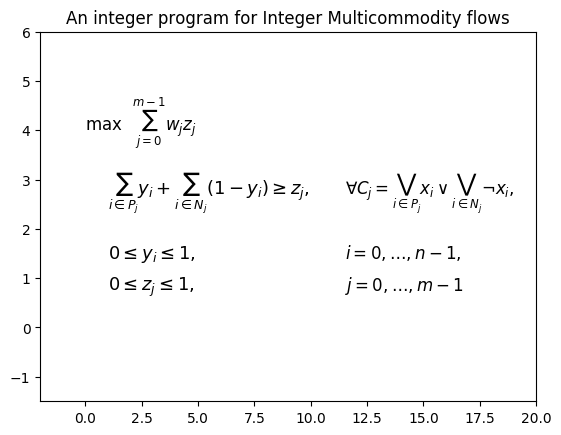

This figure's Python source:
import matplotlib.pyplot as plt


def form(i):
    delta = 1.3
    suffix_pos = 11.5

    objective = r'$\max \ \ \sum_{j = 0}^{m - 1} w_j z_j$'
    plt.text(0.0, i, objective, fontsize=12)

    subjects = r'$\sum_{i \in P_j} y_i + '
    subjects += r'\sum_{i \in N_j} \left(1 - y_i \right) \geq z_j,$'
    plt.text(1.0, i - delta, subjects, fontsize=13)
    suffix = r'$\forall C_j = \bigvee_{i \in P_j} x_i \vee'
    suffix += r'\bigvee_{i \in N_j} \neg x_i,$'
    plt.text(suffix_pos, i - delta, suffix, fontsize=12)

    subjects = r'$0 \leq y_i \leq 1,$'
    plt.text(1.0, i - delta * 2, subjects, fontsize=13)
    suffix = r'$i = 0, \ldots, n - 1,$'
    plt.text(suffix_pos, i - delta * 2, suffix, fontsize=12)

    subjects = r'$0 \leq z_j \leq 1,$'
    plt.text(1.0, i - delta * 2.5, subjects, fontsize=13)
    suffix = r'$j = 0, \ldots, m - 1.$'
    plt.text(suffix_pos, i - delta * 2.5, suffix, fontsize=12)


if __name__ == '__main__':
    form(4)
    plt.title('An integer program for Integer Multicommodity flows')
    plt.gca().set_xlim([-2, 20])
    plt.gca().set_ylim([-1.5, 6])
    plt.gca().margins(0.1)
    plt.savefig("maxsat_forms.png", bbox_inches='tight')
    plt.show()
